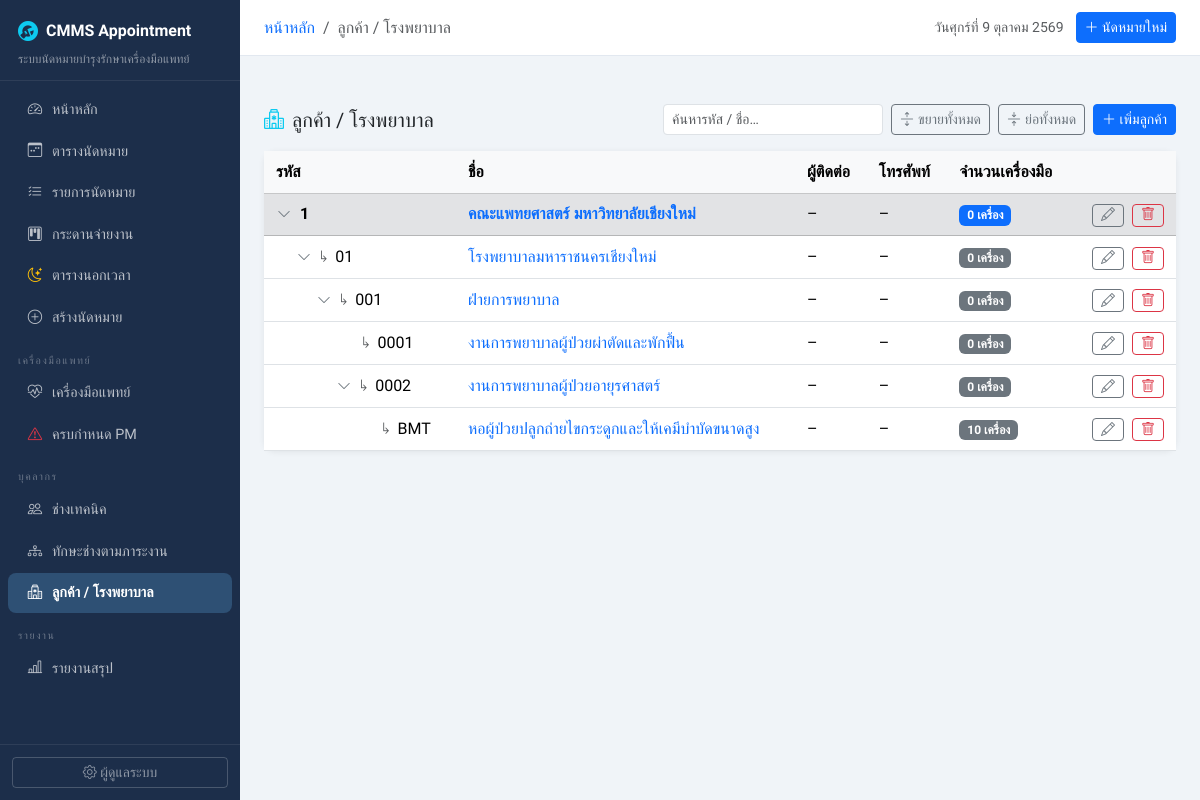
The app's page /customers/ with its own data.
### appointments/models.py (models this page shows, shortened)
class Customer(models.Model):
    code = models.CharField(max_length=20, unique=True, verbose_name='รหัสลูกค้า')
    name = models.CharField(max_length=200, verbose_name='ชื่อโรงพยาบาล/หน่วยงาน')
    address = models.TextField(blank=True, verbose_name='ที่อยู่')
    phone = models.CharField(max_length=20, blank=True, verbose_name='โทรศัพท์')
    email = models.EmailField(blank=True, verbose_name='อีเมล')
    contact_person = models.CharField(max_length=100, blank=True, verbose_name='ผู้ติดต่อ')
    parent = models.ForeignKey(
        'self', null=True, blank=True,
        on_delete=models.SET_NULL,
        related_name='children',
        verbose_name='องค์กรต้นทาง',
    )
    class Meta:
        verbose_name = 'ลูกค้า'
        verbose_name_plural = 'ลูกค้า'
        ordering = ['code']

### appointments/views.py (the view)
# urls.py: path('customers/', views.customer_list, name='customer_list'),
def customer_list(request):
    all_customers = Customer.objects.all().order_by('code')
    by_parent = defaultdict(list)
    for c in all_customers:
        by_parent[c.parent_id].append(c)
    rows = _build_customer_tree(by_parent)
    return render(request, 'appointments/customer_list.html', {'rows': rows})

### appointments/views.py (called while the page is built)
def _build_customer_tree(by_parent, parent_id=None, level=0):
    rows = []
    for c in by_parent.get(parent_id, []):
        has_children = bool(by_parent.get(c.pk))
        rows.append({
            'customer': c,
            'level': level,
            'indent': level * 20,
            'has_children': has_children,
            'parent_id': c.parent_id,
        })
        rows.extend(_build_customer_tree(by_parent, c.pk, level + 1))
    return rows

### appointments/templates/appointments/customer_list.html (shortened to what this page needs)
{% extends "appointments/base.html" %}
{% block breadcrumb %}<li class="breadcrumb-item active">ลูกค้า / โรงพยาบาล</li>{% endblock %}
{% block content %}
<div class="d-flex align-items-center justify-content-between mb-3 flex-wrap gap-2">
  <h5 class="mb-0"><i class="bi bi-hospital me-2 text-info"></i>ลูกค้า / โรงพยาบาล</h5>
  <div class="d-flex gap-2 flex-wrap">
    <input type="search" id="customerSearch" class="form-control form-control-sm" style="width:220px"
           placeholder="ค้นหารหัส / ชื่อ…">
    <button type="button" id="btnExpandAll" class="btn btn-outline-secondary btn-sm">
      <i class="bi bi-arrows-expand me-1"></i>ขยายทั้งหมด
    </button>
    <button type="button" id="btnCollapseAll" class="btn btn-outline-secondary btn-sm">
      <i class="bi bi-arrows-collapse me-1"></i>ย่อทั้งหมด
    </button>
    <a href="{% url 'appointments:customer_create' %}" class="btn btn-primary btn-sm">
      <i class="bi bi-plus-lg"></i> เพิ่มลูกค้า
    </a>
  </div>
</div>
<div class="card">
  <div class="card-body p-0">
    <div class="table-responsive">
    <table class="table table-hover mb-0" id="customerTree">
      <thead class="table-light">
        <tr>
          <th>รหัส</th><th>ชื่อ</th><th>ผู้ติดต่อ</th><th>โทรศัพท์</th>
          <th>จำนวนเครื่องมือ</th><th></th>
        </tr>
      </thead>
      <tbody>
        {% for row in rows %}
        {% with c=row.customer level=row.level indent=row.indent %}
        <tr{% if level == 0 %} class="table-secondary"{% endif %}
            data-customer-id="{{ c.pk }}"
            data-search-text="{{ c.code|lower }} {{ c.name|lower }}"
            {% if row.parent_id %}data-parent-id="{{ row.parent_id }}"{% endif %}>
          <td style="padding-left: {{ indent|add:12 }}px">
            {% if row.has_children %}
              <button type="button" class="btn btn-link btn-sm p-0 me-1 tree-toggle"
                      data-target="{{ c.pk }}" title="ขยาย/ย่อ">
                <i class="bi bi-chevron-down text-secondary"></i>
              </button>
            {% else %}
              <span style="display:inline-block;width:1.4rem"></span>
            {% endif %}
            {% if level > 0 %}<span class="text-muted me-1">↳</span>{% endif %}
            <span{% if level == 0 %} class="fw-bold"{% endif %}>{{ c.code }}</span>
          </td>
          <td>
            <a href="{% url 'appointments:customer_detail' c.pk %}"
               class="text-decoration-none{% if level == 0 %} fw-bold{% endif %}">
              {{ c.name }}
            </a>
          </td>
          <td>{{ c.contact_person|default:"–" }}</td>
          <td>{{ c.phone|default:"–" }}</td>
          <td>
            <a href="{% url 'appointments:equipment_list' %}?customer={{ c.pk }}"
               class="badge {% if level == 0 %}bg-primary{% else %}bg-secondary{% endif %} text-decoration-none">
              {{ c.equipment.count }} เครื่อง
            </a>
          </td>
          <td class="text-end">
            <a href="{% url 'appointments:customer_update' c.pk %}" class="btn btn-outline-secondary btn-sm py-0 me-1">
              <i class="bi bi-pencil"></i>
            </a>
            <a href="{% url 'appointments:customer_delete' c.pk %}" class="btn btn-outline-danger btn-sm py-0">
              <i class="bi bi-trash"></i>
            </a>
          </td>
        </tr>
        {% endwith %}
        {% empty %}
        <tr><td colspan="6" class="text-center text-muted py-4">ยังไม่มีลูกค้า</td></tr>
        {% endfor %}
      </tbody>
    </table>
    </div>
  </div>
</div>
{% endblock %}

### appointments/static/appointments/css/base.css (style rules this page uses)
:root { --sidebar-w: 240px; --sidebar-bg: #1c2e4a; --sidebar-hover: rgba(255,255,255,.12); --sidebar-active: rgba(99,179,237,.25); --topbar-h: 56px; }
*, body { font-family: 'Sarabun', sans-serif; }
body { background: #f0f4f8; overflow-x: hidden; }
.card { border: none; border-radius: 12px; box-shadow: 0 1px 6px rgba(0,0,0,.07); }
.table > :not(caption) > * > * { padding: .55rem .75rem; }

### records on screen
Customer: customer.code "1", customer.name "คณะแพทยศาสตร์ มหาวิทยาลัยเชียงใหม่", customer.contact_person "–", customer.phone "–", customer.equipment.count "0"
Customer: customer.code "01", customer.name "โรงพยาบาลมหาราชนครเชียงใหม่", customer.contact_person "–", customer.phone "–", customer.equipment.count "0"
Customer: customer.code "001", customer.name "ฝ่ายการพยาบาล", customer.contact_person "–", customer.phone "–", customer.equipment.count "0"
Customer: customer.code "0001", customer.name "งานการพยาบาลผู้ป่วยผ่าตัดและพักฟื้น", customer.contact_person "–", customer.phone "–", customer.equipment.count "0"
Customer: customer.code "0002", customer.name "งานการพยาบาลผู้ป่วยอายุรศาสตร์", customer.contact_person "–", customer.phone "–", customer.equipment.count "0"
Customer: customer.code "BMT", customer.name "หอผู้ป่วยปลูกถ่ายไขกระดูกและให้เคมีบำบัดขนาดสูง", customer.contact_person "–", customer.phone "–", customer.equipment.count "10"
